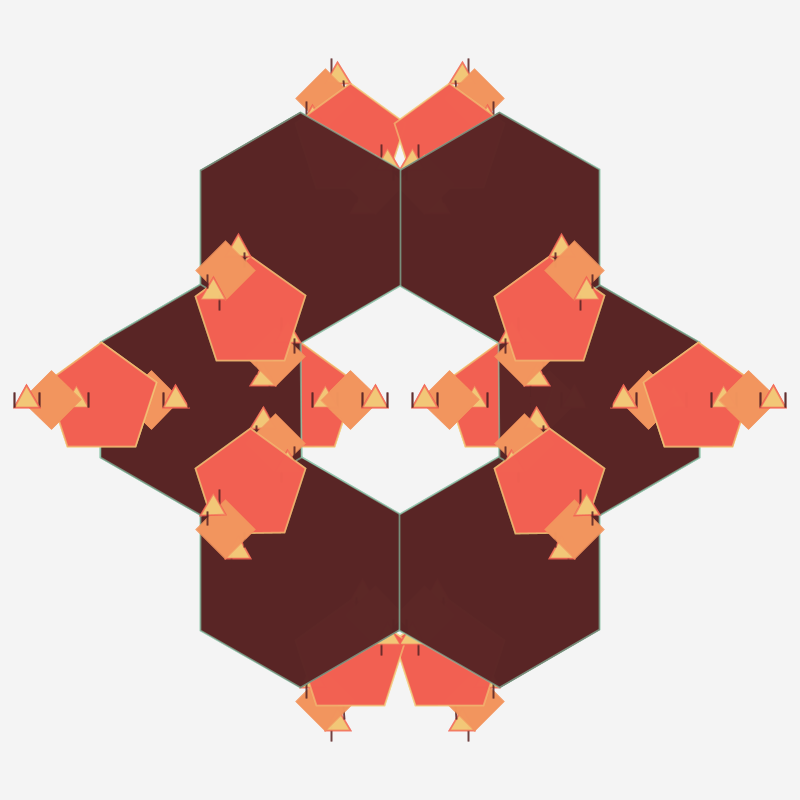
Frame 1 (no input)
Frame 60 (the mouse pressed at the canvas centre just before this capture): identical to frame 1, image omitted
Frame 120 (the mouse held since frame 60 and released just before this capture): identical to frame 1, image omitted

The Processing sketch that drew this single still picture (run headless with seeded random() and noise(); from frame 60 on, the mouse is pressed at the canvas centre):

// Processing sketch: polygonFractalInverted
// ── polygonFractalInverted.pde
color c[][] = {{
  #FF4E50, #FC913A, #F9D423, #EDE574, #E1F5C4
},{
  #2D2D29, #215A6D, #3CA2A2, #92C7A3, #DFECE6
},{
  #88BFA5, #F2C777, #F2955E, #F26052, #592525 
}

};

void setup() {
  size(800, 800);
  background(244);
  smooth();
}

void draw() {
  background(244);
  //noFill();
  fill(66, 100);
  stroke(66);
  strokeWeight(1.77);
  pushMatrix();
  translate(height/2, width/2);
  rotate(0.0);
  fractalShape(0, 0, 231, 1, radians(60.00),6);
  popMatrix();
}

void fractalShape(float x, float y, float r, int gen, float angle, int limit) {
  if (x!=0 || y!=0) {
    for (float a = 0; a < TWO_PI*1; a+=angle) {
      pushMatrix();
      translate(x*cos(a), y*sin(a));
      rotate(4.710);
      fill(c[2][6-gen],250);
      stroke(c[2][gen-2],161);
      polygon(0, 0, r, 8-gen);
      popMatrix();
    }
  }

  x-=r/1.160;
  y-=r/1.160;
  //x-=r/2;
  //y-=r/2;
  if (gen<limit) {
    //fractalShape(x, y, r/2, gen+1, angle,limit);
    fractalShape(-x,y, r/2, gen+1, angle, limit);
    //fractalShape(-x, -y, r/2, gen+1, angle,limit);
    fractalShape(x, -y, r/2, gen+1, angle,limit);
  }
}


void polygon(float x, float y, float radius, int npoints) {
  float angle = TWO_PI / npoints;
  beginShape();
  for (float a = 0; a < TWO_PI; a += angle) {
    float sx = x + cos(a) * radius;
    float sy = y + sin(a) * radius;
    vertex(sx, sy);
  }
  endShape(CLOSE);
}
